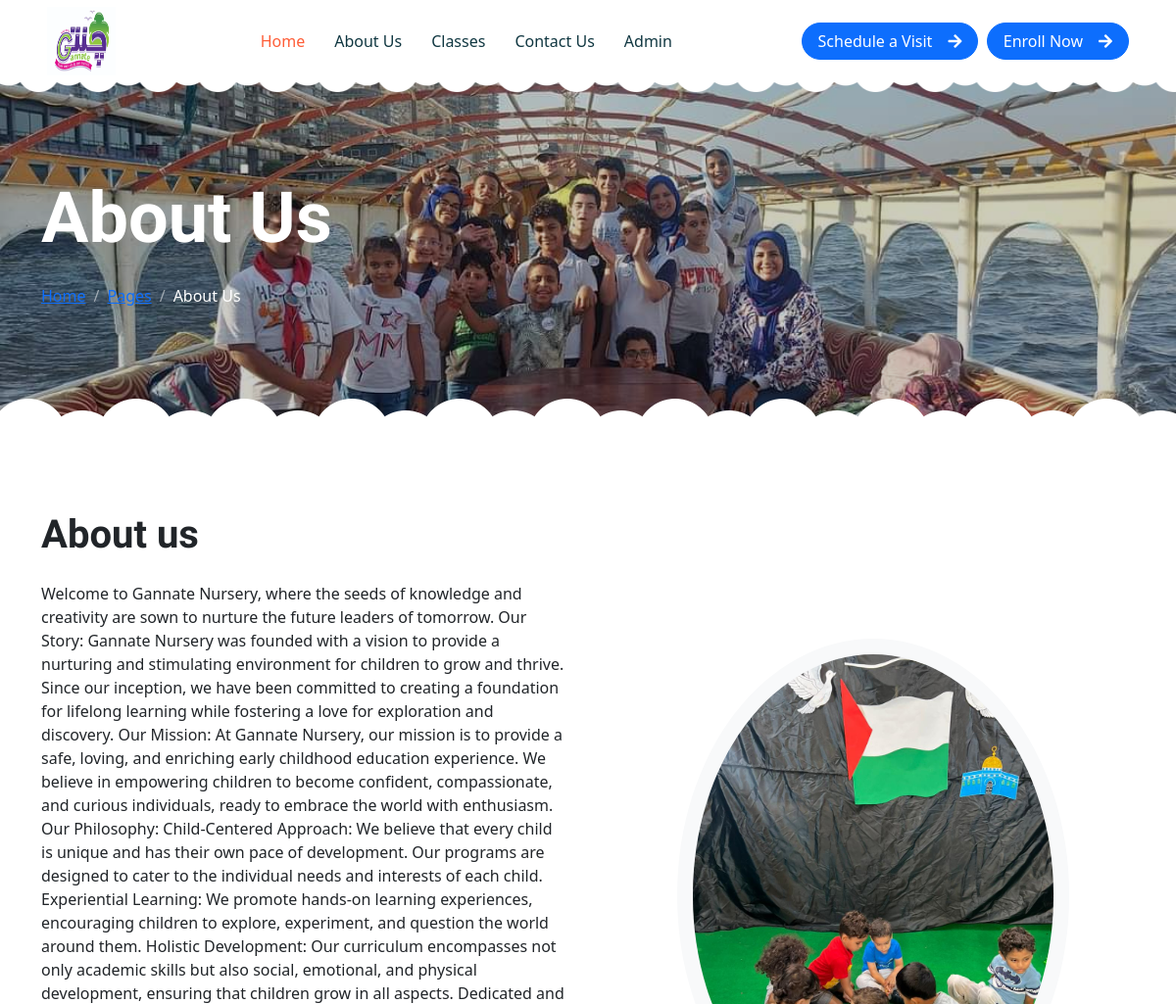
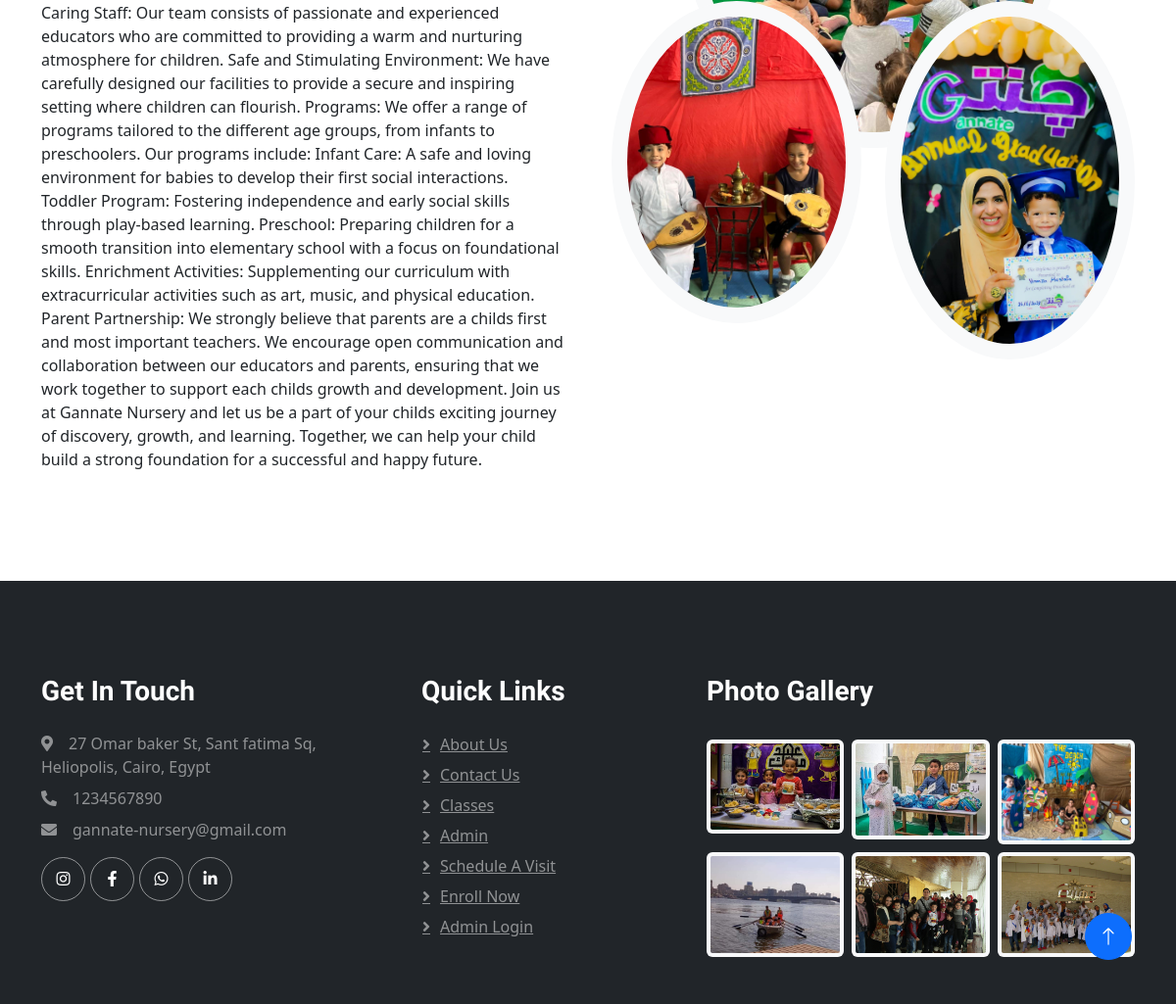
Page /about.php on the committed database (2 pictures, top to bottom).
### tables this page shows
CREATE TABLE `tblpage` (
  `ID` int(10) NOT NULL,
  `PageType` varchar(200) DEFAULT NULL,
  `PageTitle` varchar(200) DEFAULT NULL,
  `PageDescription` mediumtext DEFAULT NULL,
  `Email` varchar(200) DEFAULT NULL,
  `MobileNumber` bigint(10) DEFAULT NULL,
  `UpdationDate` timestamp NULL DEFAULT NULL ON UPDATE current_timestamp()
);

### about.php (the view, shortened to what this page needs)
<?php include_once('includes/config.php'); ?>
<!DOCTYPE html>
<html lang="en">
<head>
    <link href="https://cdnjs.cloudflare.com/ajax/libs/font-awesome/5.10.0/css/all.min.css" rel="stylesheet">
    <link href="https://cdn.jsdelivr.net/npm/bootstrap-icons@1.4.1/font/bootstrap-icons.css" rel="stylesheet">
    <link href="lib/animate/animate.min.css" rel="stylesheet">
    <link href="lib/owlcarousel/assets/owl.carousel.min.css" rel="stylesheet">
    <link href="css/bootstrap.min.css" rel="stylesheet">
    <link href="css/style.css" rel="stylesheet">
</head>
<body>
 <?php include_once('includes/header.php');?>
        <div class="container-xxl py-5 page-header position-relative mb-5">
            <div class="container py-5">
                <h1 class="display-2 text-white animated slideInDown mb-4">About Us</h1>
                <nav aria-label="breadcrumb animated slideInDown">
                    <ol class="breadcrumb">
                        <li class="breadcrumb-item"><a href="index.php">Home</a></li>
                        <li class="breadcrumb-item"><a href="#">Pages</a></li>
                        <li class="breadcrumb-item text-white active" aria-current="page">About Us</li>
                    </ol>
                </nav>
            </div>
        </div>
        <div class="container-xxl py-5">
            <div class="container">
                <div class="row g-5 align-items-center">
                    <div class="col-lg-6 wow fadeInUp" data-wow-delay="0.1s">
       <?php $sql=mysqli_query($con,"select * from tblpage where PageType='aboutus'");
while($data=mysqli_fetch_array($sql)){
?>
                        <h1 class="mb-4"><?php echo $data['PageTitle']?></h1>
                        <p><?php echo $data['PageDescription']?></p>
       <?php } ?>
                    </div>
                    <div class="col-lg-6 about-img wow fadeInUp" data-wow-delay="0.5s">
                        <div class="row">
                            <div class="col-12 text-center">
                            <img class="img-fluid w-75 rounded-circle bg-light p-3" src="img/photo01.jpg" alt="">
                            </div>
                            <div class="col-6 text-start" style="margin-top: -150px;">
                            <img class="img-fluid w-100 rounded-circle bg-light p-3" src="img/photo02.jpg" alt="">
                            </div>
                            <div class="col-6 text-end" style="margin-top: -150px;">
                            <img class="img-fluid w-100 rounded-circle bg-light p-3" src="img/photo03.jpg" alt="">
                            </div>
                        </div>
                    </div>
                </div>
            </div>
        </div>
 <?php include_once('includes/footer.php');?>
        <a href="#" class="btn btn-lg btn-primary btn-lg-square back-to-top"><i class="bi bi-arrow-up"></i></a>
    </div>
</body>
</html>

### includes/header.php (shortened to what this page needs)
 <div class="container-xxl bg-white p-0">
     <nav class="navbar navbar-expand-lg bg-white navbar-light sticky-top px-4 px-lg-5 py-lg-0">
         <a href="index.php" class="navbar-brand">
             <h1 class="m-0 text-primary"><img src="img/logo-1.jpg"  width="70" height="70"></h1>
         </a>
         <div class="collapse navbar-collapse" id="navbarCollapse">
             <div class="navbar-nav mx-auto">
                 <a href="index.php" class="nav-item nav-link active">Home</a>
                 <a href="about.php" class="nav-item nav-link">About Us</a>
                 <a href="classes.php" class="nav-item nav-link">Classes</a>
                 <a href="contact.php" class="nav-item nav-link">Contact Us</a>
                 <a href="admin" class="nav-item nav-link">Admin</a>
             </div>
<a href="visit.php" class="btn btn-primary rounded-pill px-3 d-none d-lg-block">Schedule a Visit<i class="fa fa-arrow-right ms-3"></i></a>
             <a href="enrollment.php" class="btn btn-primary rounded-pill px-3 d-none d-lg-block">Enroll Now<i class="fa fa-arrow-right ms-3"></i></a>
         </div>
     </nav>

### includes/footer.php (shortened to what this page needs)
   <div class="container-fluid bg-dark text-white-50 footer pt-5 mt-5 wow fadeIn" data-wow-delay="0.1s">
            <div class="container py-5">
                <div class="row g-5">
<?php $sql=mysqli_query($con,"select * from tblpage where PageType='contactus'");
while($data=mysqli_fetch_array($sql)){
?>
                    <div class="col-lg-4 col-md-6">
                        <h3 class="text-white mb-4">Get In Touch</h3>
                        <p class="mb-2"><i class="fa fa-map-marker-alt me-3"></i><?php echo $data['PageDescription']?></p>
                        <p class="mb-2"><i class="fa fa-phone-alt me-3"></i><?php echo $data['MobileNumber']?></p>
                        <p class="mb-2"><i class="fa fa-envelope me-3"></i><?php echo $data['Email']?></p>
                        <div class="d-flex pt-2">
                            <a class="btn btn-outline-light btn-social" href="https://www.instagram.com/gannate.nursery/"><i class="fab fa-instagram"></i></a>
                            <a class="btn btn-outline-light btn-social" href="https://www.facebook.com/Gannatepreschool/?locale=ar_AR"><i class="fab fa-facebook-f"></i></a>
                            <a class="btn btn-outline-light btn-social" href="https://api.whatsapp.com/send?phone=%2B201002605857&data=ARBBA-NbEKz6fpW4ZqYMC7KJA9vGRRhStJjkTRGKdFlh6QHHsvwNksWaho4gxyodNZSFtYTvdWKckzU4Eye8DrIhOedu1LaSXX6HMeoc9vYXja9ihjSIVG5FqTPnVaLtkOt-jq5o83UjPW1tWxZAUUim7g&source=FB_Page&app=facebook&entry_point=page_cta&fbclid=IwAR3lARwicJNHLDmD7nLGC-o_pQMYe6nMXVfP-NBDksfoE8zoQ2ro13ME4jI"><i class="fab fa-whatsapp"></i></a>
                            <a class="btn btn-outline-light btn-social" href=""><i class="fab fa-linkedin-in"></i></a>
                        </div>
                    </div>
                <?php } ?>
                    <div class="col-lg-3 col-md-6">
                        <h3 class="text-white mb-4">Quick Links</h3>
                        <a class="btn btn-link text-white-50" href="about.php">About Us</a>
                        <a class="btn btn-link text-white-50" href="contact.php">Contact Us</a>
                        <a class="btn btn-link text-white-50" href="classes.php">Classes</a>
                        <a class="btn btn-link text-white-50" href="admin/">Admin</a>
                        <a class="btn btn-link text-white-50" href="visit.php">Schedule a Visit</a>
                        <a class="btn btn-link text-white-50" href="enrollment.php">Enroll Now</a>
                        <a class="btn btn-link text-white-50" href="admin/">Admin Login</a>
                    </div>
                    <div class="col-lg-5 col-md-6">
                        <h3 class="text-white mb-4">Photo Gallery</h3>
                        <div class="row g-2 pt-2">
                            <div class="col-4">
                            <img class="img-fluid rounded bg-light p-1" src="img/photo2.jpg" alt="">
                            </div>
                            <div class="col-4">
                            <img class="img-fluid rounded bg-light p-1" src="img/photo3.jpg" alt="">
                            </div>
                            <div class="col-4">
                            <img class="img-fluid rounded bg-light p-1" src="img/photo4.jpg" alt="">
                            </div>
                            <div class="col-4">
                            <img class="img-fluid rounded bg-light p-1" src="img/photo5.jpg" alt="">
                            </div>
                            <div class="col-4">
                            <img class="img-fluid rounded bg-light p-1" src="img/photo6.jpg" alt="">
                            </div>
                            <div class="col-4">
                            <img class="img-fluid rounded bg-light p-1" src="img/photo7.jpg" alt="">
                            </div>
                        </div>
                    </div>
                </div>
            </div>
        </div>

### css/style.css (style rules this page uses)
:root { --primary: #FE5D37; --light: #FFF5F3; --dark: #103741; }
.back-to-top { position: fixed; display: none; right: 45px; bottom: 45px; z-index: 99; }
.btn { font-weight: 500; transition: .5s; }
.btn.btn-primary { color: #FFFFFF; }
.btn-lg-square { width: 48px; height: 48px; }
.btn-square, .btn-sm-square, .btn-lg-square { padding: 0; display: flex; align-items: center; justify-content: center; font-weight: normal; border-radius: 50px; }
h1, h2, h3, h4, .h1, .h2, .h3, .h4, .display-1, .display-2, .display-3, .display-4, .display-5, .display-6 { font-family: 'Lobster Two', cursive; font-weight: 700; }
.navbar .navbar-nav .nav-link { padding: 30px 15px; color: var(--dark); font-weight: 500; outline: none; }
.navbar .navbar-nav .nav-link:hover, .navbar .navbar-nav .nav-link.active { color: var(--primary); }
.navbar.sticky-top { top: -100px; transition: .5s; }
.header-carousel::before, .header-carousel::after, .page-header::before, .page-header::after { position: absolute; content: ""; width: 100%; height: 10px; top: 0; left: 0; background: url(../img/bg-header-top.png) center center repeat-x; z-index: 1; }
.header-carousel::after, .page-header::after { height: 19px; top: auto; bottom: 0; background: url(../img/bg-header-bottom.png) center center repeat-x; }
.page-header { background: linear-gradient(rgba(0, 0, 0, .2), rgba(0, 0, 0, .2)), url(../img/img-about2.jpg) center center no-repeat; background-size: cover; }
.breadcrumb-item + .breadcrumb-item::before { color: rgba(255, 255, 255, .5); }
.about-img img { transition: .5s; }
.footer .btn.btn-social { margin-right: 5px; width: 45px; height: 45px; display: flex; align-items: center; justify-content: center; color: #FFFFFF; border: 1px solid rgba(255,255,255,0.5); border-radius: 45px; transition: .3s; }
.footer .btn.btn-link { display: block; margin-bottom: 5px; padding: 0; text-align: left; font-size: 16px; font-weight: normal; text-transform: capitalize; transition: .3s; }
.footer .btn.btn-link::before { position: relative; content: "\f105"; font-family: "Font Awesome 5 Free"; font-weight: 900; margin-right: 10px; }

### rows in the picture
tblpage: PageTitle "About us", PageDescription "Welcome to Gannate Nursery, where the seeds of knowledge and creativity are sown to nurture the future leaders of tomorrow. Our Story: Gannate Nursery was founded with a vision to provide a nurturing and stimulating environment for children to grow and thrive. Since our inception, we have been committed to creating a foundation for lifelong learning while fostering a love for exploration and discovery. Our Mission: At Gannate Nursery, our mission is to provide a safe, loving, and enriching early childhood education experience. We believe in empowering children to become confident, compassionate, and curious individuals, ready to embrace the world with enthusiasm. Our Philosophy:…"
tblpage: PageDescription "27 Omar baker St, Sant fatima Sq, Heliopolis, Cairo, Egypt", MobileNumber "1234567890", Email "gannate-nursery@gmail.com"
